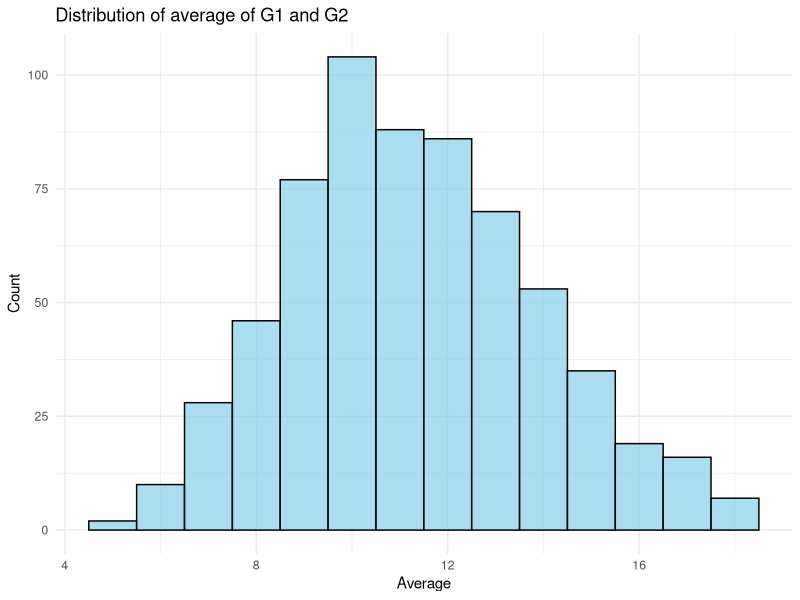
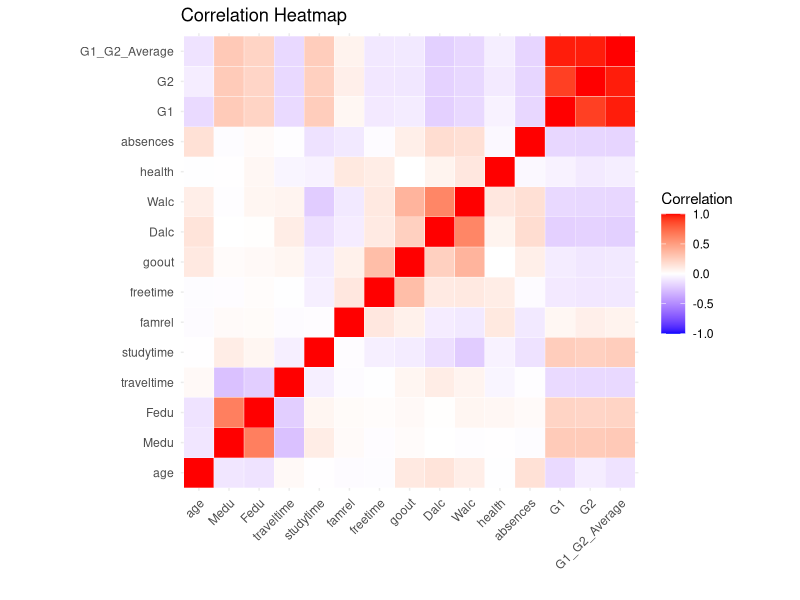
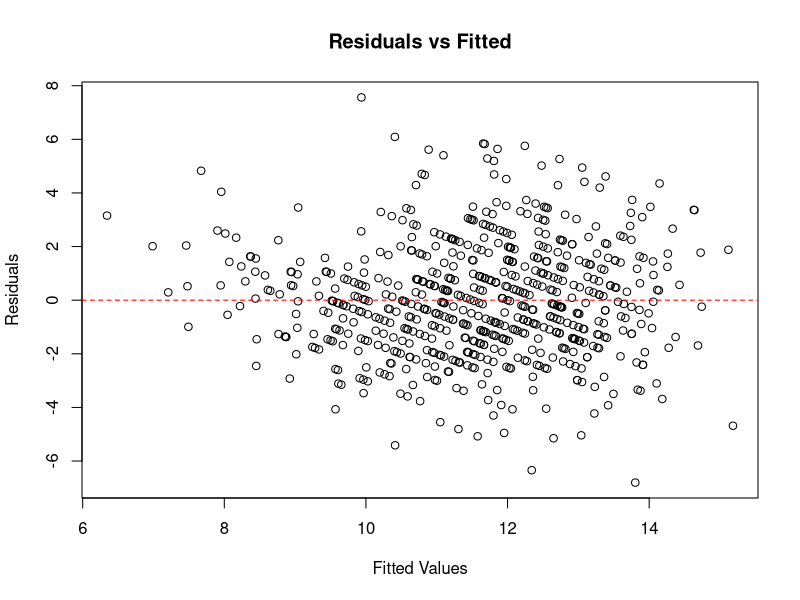
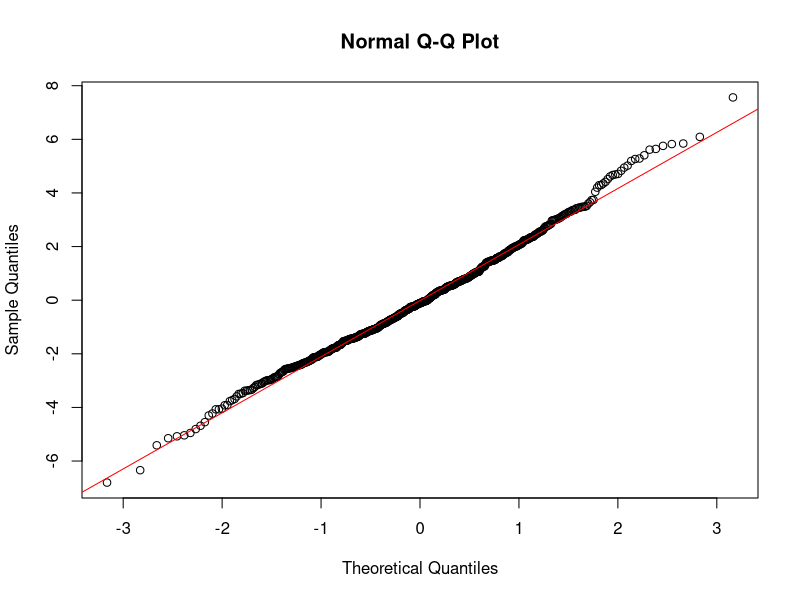
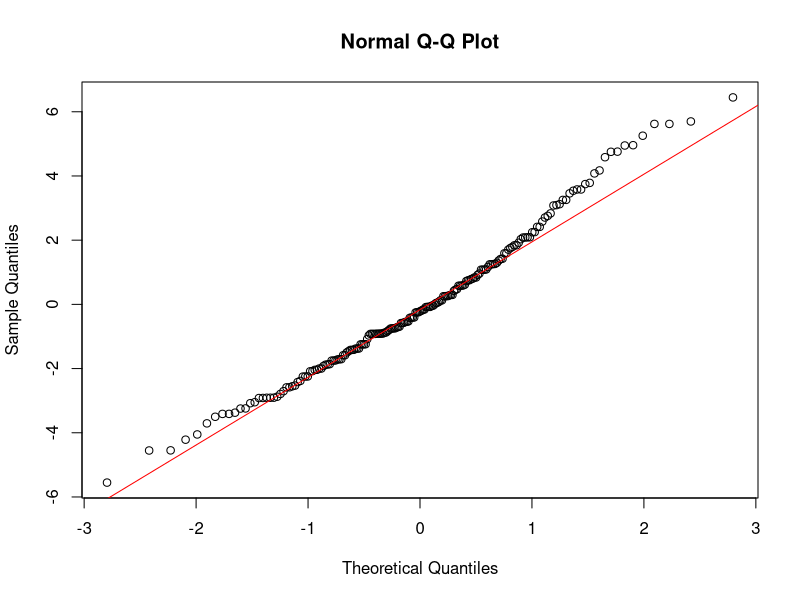
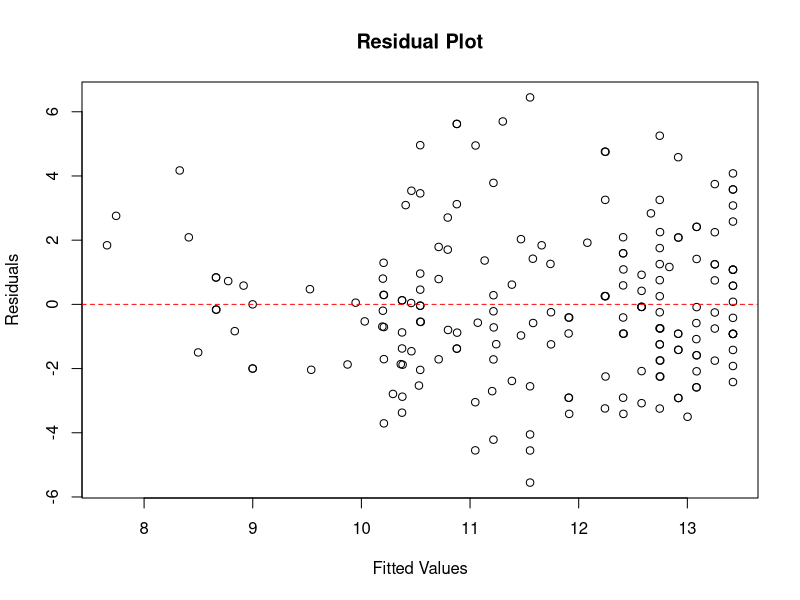
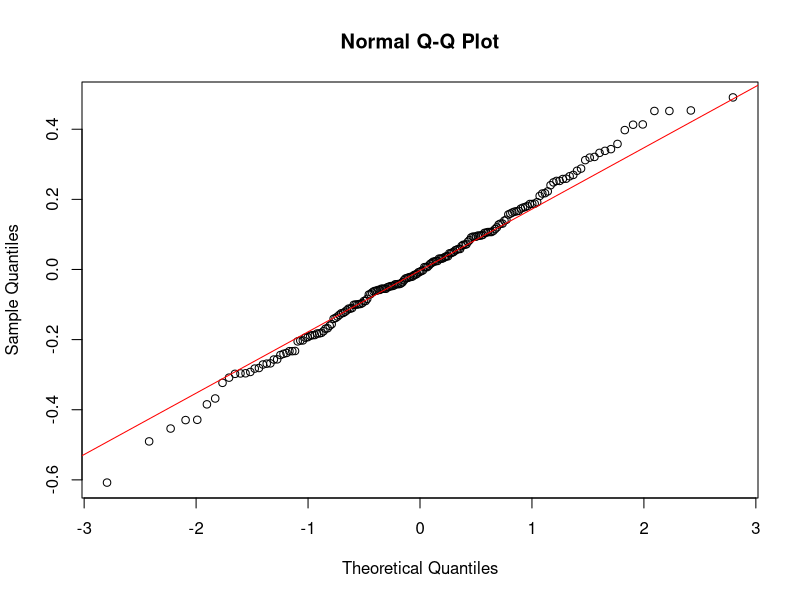
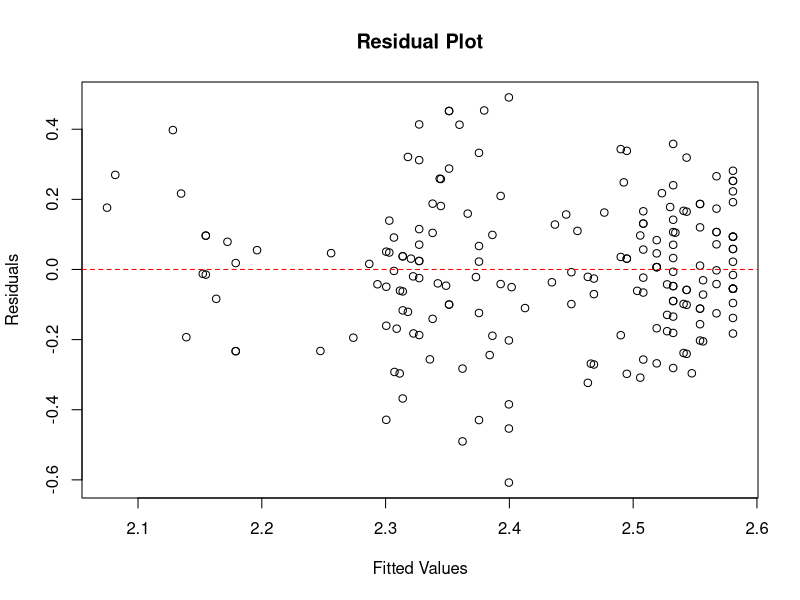

R code for these plots, in order:
## ---- chunk 1
library(car) 
library(ggplot2) 
library(reshape2) 
library(tidyverse) 
library(broom) 
library(caret) 
library(RColorBrewer) 
library(leaps) 
library(rmarkdown)
library(knitr)
library(evaluate)

## ---- chunk 2
# load the dataset
data <- read.csv("dataset.csv")
head(data, 1)
cat("Table 1. Preview of the High School Alcoholism and Academic Performance dataset.\n")
## ---- chunk 3
# clean the dataset, and store the clean dataset
missing_summary <- sapply(data, function(x) sum(is.na(x)))
data[is.na(data)] <- lapply(data[is.na(data)], function(x) ifelse(is.numeric(x), median(x, na.rm = TRUE), "unknown"))
                            
# Add a new column 'G1_G2_Average' that is the average of G1 and G2
data$G1_G2_Average <- rowMeans(data[c("G1", "G2")], na.rm = TRUE)

# Remove rows where either G1 or G2 is equal to 0
data <- subset(data, G1 != 0 & G2 != 0)
head(data,1)
cat("Table 1. Preview of the cleaned High School Alcoholism and Academic Performance dataset.\n")
## ---- chunk 4
# Distribution histogram of the Average of G1 and G2
hist <- ggplot(data, aes(x = G1_G2_Average)) +
  geom_histogram(binwidth = 1, fill = "skyblue", color = "black", alpha = 0.7) +
  labs(title = "Distribution of average of G1 and G2", x = "Average", y = "Count") +
  theme_minimal()
hist
#cat("Figure 1. Distribution of average of G1 and G2.\n")
## ---- chunk 5
full_model <- lm(G1_G2_Average ~ .-G1-G2, data = data)
summary(full_model)
## ---- chunk 6
#setup the covariance matrix
cor_matrix <- cor(data[, sapply(data, is.numeric)], use = "complete.obs")
#print(cor_matrix)
cor_data <- melt(cor_matrix)
ggplot(cor_data, aes(Var1, Var2, fill = value)) +
  geom_tile(color = "white") +
  scale_fill_gradient2(low = "blue", high = "red", mid = "white", 
                       midpoint = 0, limit = c(-1, 1), space = "Lab", 
                       name = "Correlation") +
  theme_minimal() +
  theme(axis.text.x = element_text(angle = 45, vjust = 1, hjust = 1)) +
  coord_fixed() +
  labs(title = "Correlation Heatmap", x = "", y = "")
#cat("\nFigure 2. Correlation heatmap.\n")
## ---- chunk 7
# residual plot again fitted values for full model
plot(full_model$fitted.values, residuals(full_model),
     xlab = "Fitted Values",
     ylab = "Residuals",
     main = "Residuals vs Fitted")
abline(h = 0, col = "red", lty = 2)
#cat("\nFigure 3. Residual plot for full model.\n")
## ---- chunk 8
# QQ-plot for full model
qqnorm(residuals(full_model))
qqline(residuals(full_model), col = "red")
#cat("\nFigure 4. Q-Q plot for full model.\n")
## ---- chunk 9
# get the VIF values
vif_values <- vif(full_model)
print(vif_values)
## ---- chunk 10
#split data
set.seed(11)
data <- 
    data %>% 
    mutate(id = row_number())

training_data <- 
    data %>% 
    slice_sample(prop = 0.70, replace = FALSE)

testing_data <- 
    data %>%
    anti_join(training_data, by = "id") %>%
    select(-"id")

training_data <- 
    training_data %>% 
    select(-"id")
## ---- chunk 11
#backward selection to choose the covariates
your_backward_sel <- regsubsets(
  x = G1_G2_Average ~ .-G1-G2,  
  nvmax = 4,       
  data = training_data,         
  method = "backward"          
)

#your_backward_sel

your_bwd_summary <- summary(your_backward_sel)

your_bwd_summary_df <- tibble(
  n_input_variables = 1:4,          
  R2 = your_bwd_summary$rsq,
  RSS = your_bwd_summary$rss,
  ADJ.R2 = your_bwd_summary$adjr2,
  BIC = your_bwd_summary$bic,
  Cp = your_bwd_summary$cp
)

your_bwd_summary_df
#your_bwd_summary
## ---- chunk 12
# linear model with no transformation
model <- lm(G1_G2_Average ~ school + Medu + higher + absences, data = testing_data)
summary(model)
## ---- chunk 13
qqnorm(residuals(model))
qqline(residuals(model), col = "red")
#cat("\nFigure 5. Q-Q plot for actual model.\n")
## ---- chunk 14
plot(model$fitted.values, residuals(model), 
     xlab = "Fitted Values", 
     ylab = "Residuals", 
     main = "Residual Plot")
abline(h = 0, col = "red", lty = 2)
#cat("\nFigure 6. Residual plot for actual model.\n")
## ---- chunk 15
# linear model with log transformation
model2 <- lm(log(G1_G2_Average) ~ school + Medu + higher + absences, data = testing_data)
summary(model)
## ---- chunk 16
qqnorm(residuals(model2))
qqline(residuals(model2), col = "red")
#cat("\nFigure 7. Q-Q plot for log-transformed model.\n")
## ---- chunk 17
plot(model2$fitted.values, residuals(model2), 
     xlab = "Fitted Values", 
     ylab = "Residuals", 
     main = "Residual Plot")
abline(h = 0, col = "red", lty = 2)
#cat("\nFigure 8. Residual plot for log-transformed model.\n")
## ---- chunk 18
results <- model %>%
  tidy(conf.int = TRUE)
print(results)
